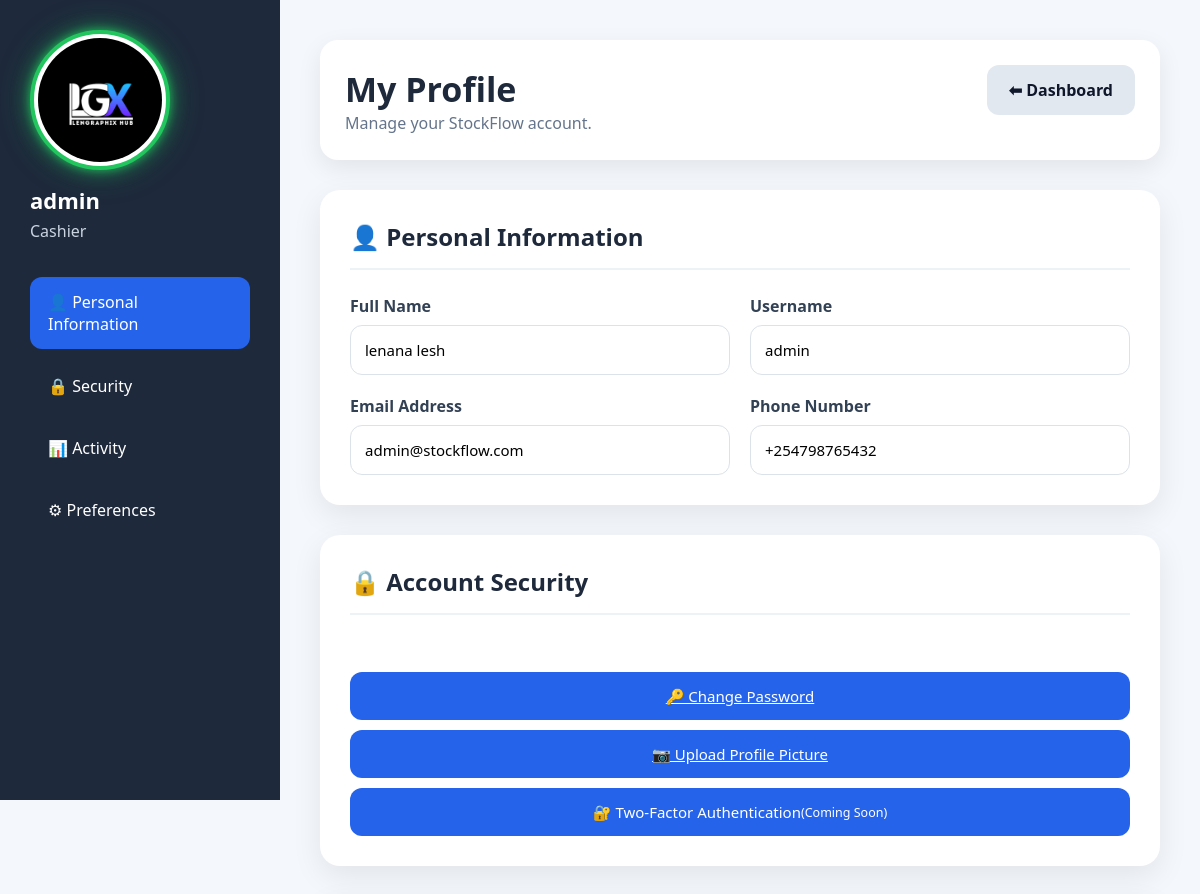
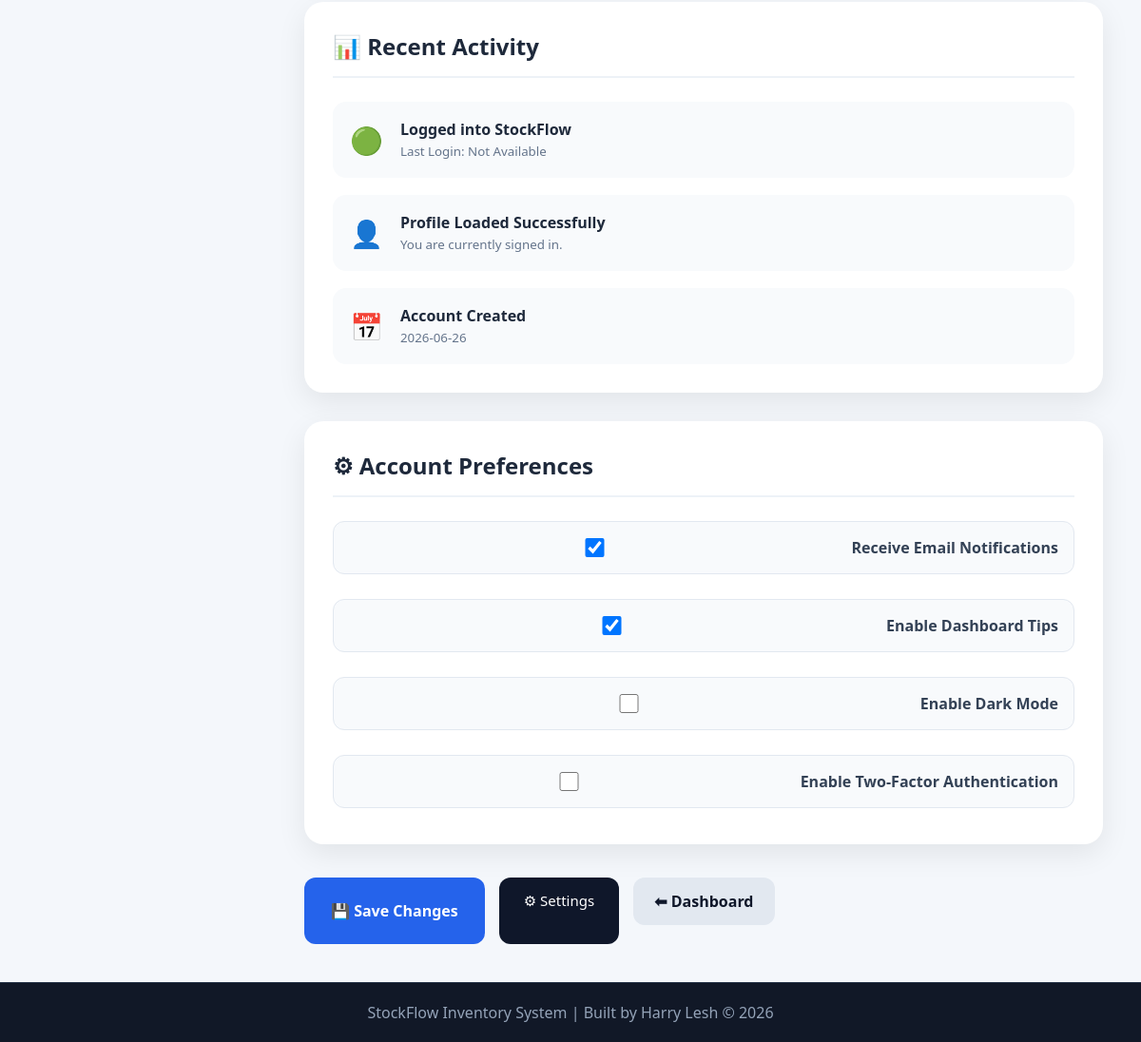
Screenshot of /profile (signed in) with the database file from the repository (2 pictures, top to bottom).
### tables this page shows
CREATE TABLE users(
      id INTEGER PRIMARY KEY AUTOINCREMENT,
      username TEXT UNIQUE NOT NULL,
      password TEXT NOT NULL
    , full_name TEXT, email TEXT, phone TEXT, profile_picture TEXT, role TEXT DEFAULT 'Administrator', last_login TEXT, created_at TEXT);

### app.py (the view, shortened to what this page needs)
@app.route("/profile", methods=["GET", "POST"])
def profile():
    if "user" not in session:
        return redirect("/")
    conn = sqlite3.connect("database.db")
    cursor = conn.cursor()
    cursor.execute("""
        SELECT *
        FROM users
        WHERE username = ?
    """, (session["user"],))
    user = cursor.fetchone()
    conn.close()
    return render_template(
        "profile.html",
        user=user
    )

### templates/profile.html (shortened to what this page needs)
{% extends "layout.html" %}
{% block content %}
<div class="profile-wrapper">
    <aside class="profile-sidebar">
        <div class="profile-image">
            {% if user[6] %}
            <img class="profile-avatar" src="{{ url_for('static', filename='uploads/users/' + user[6]) }}"
                alt="Profile Picture">
            {% else %}
            <img class="profile-avatar" src="{{ url_for('static', filename='images/default-user.png') }}"
                alt="Profile Picture">
            {% endif %}
            <h2>{{ user[1] }}</h2>
            <p>{{ user[7] }}</p>
        </div>
        <ul>
            <li class="active">
                <a href="#personal">
                    👤 Personal Information
                </a>
            </li>
            <li>
                <a href="#security">
                    🔒 Security
                </a>
            </li>
            <li>
                <a href="#activity">
                    📊 Activity
                </a>
            </li>
            <li>
                <a href="#preferences">
                    ⚙ Preferences
                </a>
            </li>
        </ul>
    </aside>
    <main class="profile-content">
        <form method="POST">
            <div class="profile-header">
                <div>
                    <h1>My Profile</h1>
                    <p>
                        Manage your StockFlow account.
                    </p>
                </div>
                <a href="/dashboard" class="back-btn">
                    ⬅ Dashboard
                </a>
            </div>
            <div class="profile-card" id="personal">
                <h2>👤 Personal Information</h2>
                <div class="profile-grid">
                    <div>
                        <label>Full Name</label>
                        <input type="text" name="full_name" value="{{ user[3] }}" required>
                    </div>
                    <div>
                        <label>Username</label>
                        <input type="text" name="username" value="{{ user[1] }}" readonly>
                    </div>
                    <div>
                        <label>Email Address</label>
                        <input type="email" name="email" value="{{ user[4] }}" required>
                    </div>
                    <div>
                        <label>Phone Number</label>
                        <input type="text" name="phone" value="{{ user[5] }}">
                    </div>
                </div>
            </div>
            <div class="profile-card" id="security">
                <h2>🔒 Account Security</h2>
                <p class="section-description">
                </p>
                <div class="profile-button-group">
                    <a href="/change_password" class="profile-btn"> 🔑 Change Password
                    </a>
                    <a href="/upload-profile-picture" class="profile-btn">
                        📷 Upload Profile Picture
                    </a>
                    <button type="button" class="profile-btn" disabled>
                        🔐 Two-Factor Authentication
                        <small>(Coming Soon)</small>
                    </button>
                </div>
            </div>
            <div class="profile-card" id="activity">
                <h2>📊 Recent Activity</h2>
                <div class="activity-list">
                    <div class="activity-item">
                        <span>🟢</span>
                        <div>
                            <h4>Logged into StockFlow</h4>
                            <small>
                                Last Login:
                                {{ user[8] if user[8] else "Not Available" }}
                            </small>
                        </div>
                    </div>
                    <div class="activity-item">
                        <span>👤</span>
                        <div>
                            <h4>Profile Loaded Successfully</h4>
                            <small>
                                You are currently signed in.
                            </small>
                        </div>
                    </div>
                    <div class="activity-item">
                        <span>📅</span>
                        <div>
                            <h4>Account Created</h4>
                            <small>
                                {{ user[9] if user[9] else "Unknown" }}
                            </small>
                        </div>
                    </div>
                </div>
            </div>
            <div class="profile-card" id="preferences">
                <h2>⚙ Account Preferences</h2>
                <div class="checkbox-group">
                    <label>
                        <input type="checkbox" checked>
                        Receive Email Notifications
                    </label>
                    <label>
                        <input type="checkbox" checked>
                        Enable Dashboard Tips
                    </label>
                    <label>
                        <input type="checkbox">
                        Enable Dark Mode
                    </label>
                    <label>
                        <input type="checkbox">
                        Enable Two-Factor Authentication
                    </label>
                </div>
            </div>
            <div class="profile-actions">
                <button type="submit" class="save-btn">
                    💾 Save Changes
                </button>
                <a href="/settings" class="secondary-btn">
                    ⚙ Settings
                </a>
                <a href="/dashboard" class="back-btn">
                    ⬅ Dashboard
                </a>
            </div>
        </form>
    </main>
</div>
{% endblock %}

### static/css/style.css (style rules this page uses)
* { margin: 0; padding: 0; box-sizing: border-box; font-family: 'Segoe UI', sans-serif; }
body { background: #0b1120; color: white; min-height: 100vh; display: flex; flex-direction: column; }
.active a { background: #3b82f6; }
form input { flex: 1; padding: 12px; border: none; border-radius: 10px; }
.back-btn { display: inline-block; margin-bottom: 20px; padding: 10px 20px; background: #374151; color: white; text-decoration: none; border-radius: 10px; transition: .3s; font-weight: 600; }

### static/css/profile.css (style rules this page uses)
.profile-wrapper { display: flex; align-items: flex-start; min-height: 100vh; background: #f4f7fb; }
.profile-sidebar { width: 280px; background: #1e293b; color: white; padding: 30px; height: 100vh; position: sticky; top: 0; flex-shrink: 0; }
.profile-image { display: flex; flex-direction: column; align-items: flex-start; margin-bottom: 35px; }
.profile-avatar { width: 140px; height: 140px; border-radius: 50%; object-fit: cover; border: 4px solid #22c55e; background: #fff; padding: 4px; display: block; box-shadow: 0 0 8px rgba(34, 197, 94, .7), 0 0 18px rgba(34, 197, 94, .5), 0 0 35px rgba(34, 197, 94, .3); transition: .3s; }
.profile-image h2 { margin-top: 15px; margin-bottom: 5px; font-size: 22px; color: #fff; text-align: left; }
.profile-image p { color: #cbd5e1; text-align: left; margin: 0; }
.profile-sidebar ul { list-style: none; padding: 0; }
.profile-sidebar li { margin-bottom: 12px; }
.profile-sidebar a { display: block; padding: 14px 18px; color: white; text-decoration: none; border-radius: 12px; transition: .3s; }
.profile-sidebar li.active a { background: #2563eb; }
.profile-content { flex: 1; padding: 40px; }
.profile-header { display: flex; justify-content: space-between; align-items: center; background: white; padding: 25px; border-radius: 18px; margin-bottom: 30px; box-shadow: 0 8px 25px rgba(0, 0, 0, .08); }
.profile-header h1 { color: #1e293b; font-size: 34px; }
.profile-header p { color: #64748b; }
.profile-card { background: white; border-radius: 20px; padding: 30px; margin-bottom: 30px; box-shadow: 0 10px 30px rgba(0, 0, 0, .08); transition: .3s; }
.profile-card h2 { color: #1e293b; margin-bottom: 25px; border-bottom: 2px solid #edf2f7; padding-bottom: 15px; }
.profile-grid { display: grid; grid-template-columns: repeat(auto-fit, minmax(280px, 1fr)); gap: 20px; }
.profile-grid div { display: flex; flex-direction: column; }
.profile-grid label { margin-bottom: 8px; font-weight: 600; color: #334155; }
.profile-grid input { padding: 14px; border: 1px solid #dbe2ea; border-radius: 12px; font-size: 15px; transition: .3s; }
.profile-btn { background: #2563eb; color: white; border: none; padding: 14px 22px; border-radius: 12px; cursor: pointer; margin: 10px 10px 0 0; font-size: 15px; transition: .3s; }
.activity-list { display: flex; flex-direction: column; gap: 18px; }
.activity-item { display: flex; align-items: center; gap: 18px; padding: 18px; background: #f8fafc; border-radius: 14px; transition: .3s; }
.activity-item span { font-size: 28px; }
.activity-item h4 { margin: 0; color: #1e293b; }
.activity-item small { color: #64748b; }
.checkbox-group { display: flex; flex-direction: column; gap: 18px; }
.checkbox-group label { display: flex; align-items: center; gap: 12px; font-size: 16px; color: #334155; }
.checkbox-group input { width: 18px; height: 18px; cursor: pointer; }
.profile-actions { display: flex; gap: 15px; flex-wrap: wrap; margin-top: 35px; }
.save-btn { background: #16a34a; color: white; border: none; padding: 14px 26px; border-radius: 12px; cursor: pointer; font-size: 15px; transition: .3s; }
.secondary-btn { background: #f59e0b; color: white; text-decoration: none; padding: 14px 26px; border-radius: 12px; transition: .3s; }
.back-btn { background: #64748b; color: white; text-decoration: none; padding: 14px 26px; border-radius: 12px; transition: .3s; }

### rows the page displays
users: profile_picture (picture), username "admin", role "Cashier", full_name "lenana lesh", email "admin@stockflow.com", phone "+254798765432", created_at "2026-06-26"

### other values shown
{{ user[8] if user[8] else "Not Available" }} "Not Available"
